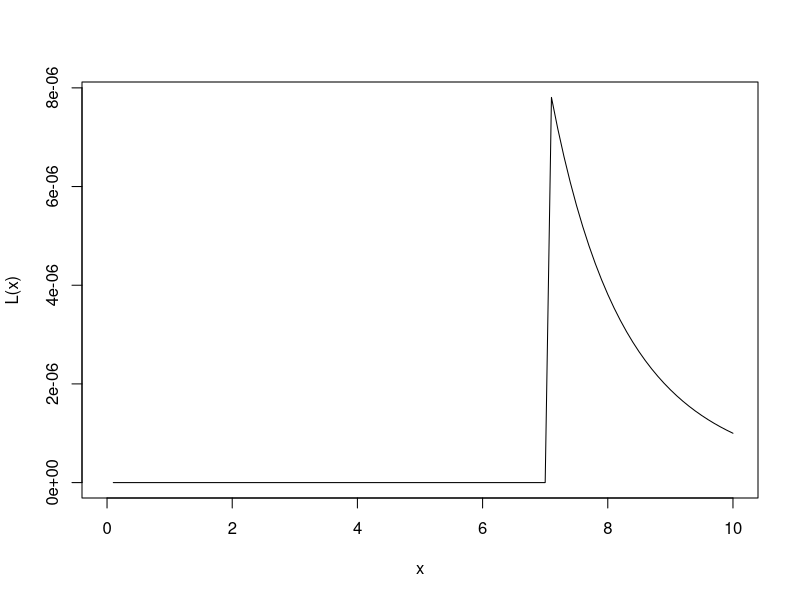

The R source for this figure:
## Suppose we observe the data vector
x <- c(3,1,4,3,5,7)
n <- length(x)
L = function(theta) theta^(-n) * ifelse(max(x) < theta,1,0)
curve(L,0,10)